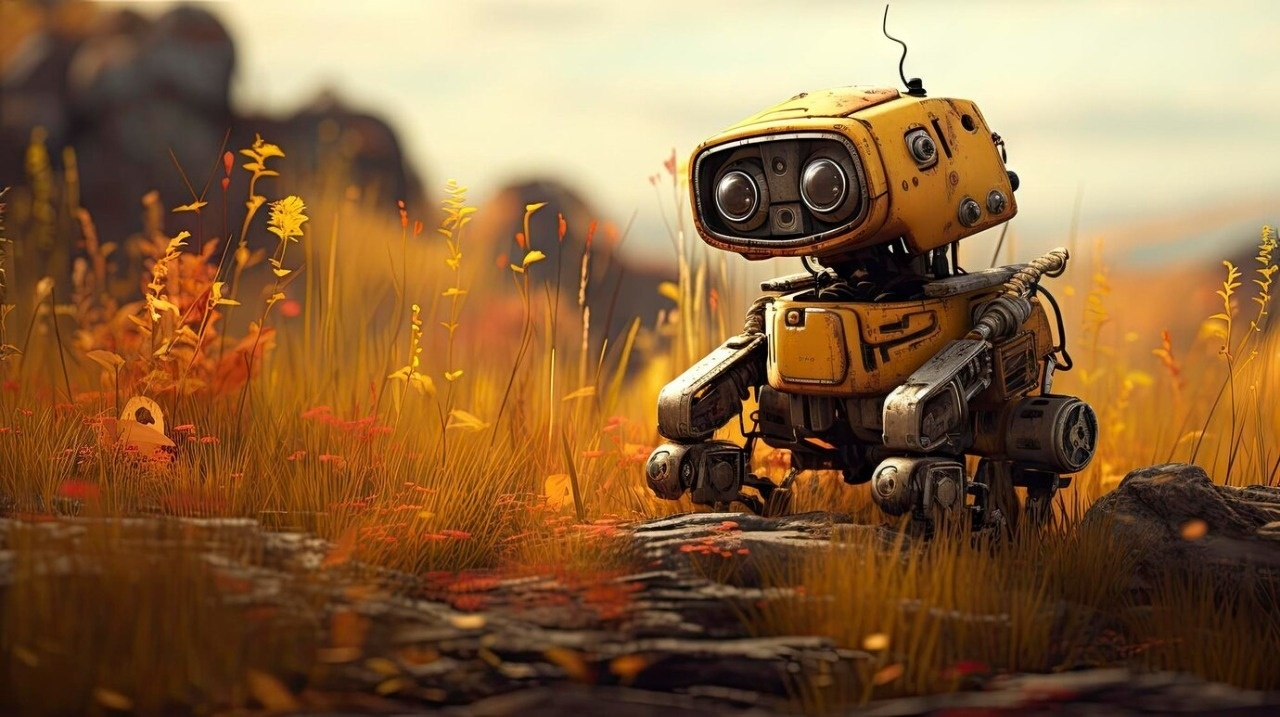
#> input picture assets/robot.jpeg, 1280 x 717 px
$ python main.py
#> lines starting #> are read from the running program, lines starting #| are printed output that depends on the picture; after the words box and inside, x2 and y2 are one past the last pixel; in counts of white or black regions, pixels touching at a corner belong together
### opencv_exe.py
import cv2 as cv
import numpy as np
from matplotlib import pyplot as plt
import glob
import  sys
import  os

img = cv.imread("assets/robot.jpeg")
#> img is the input picture: shape (717, 1280, 3); mean B, G, R 63.2, 100.9, 137.3
height, width = img.shape[:2]
#> height = 717; width = 1280


class Image:
    # [18 lines left out: functions read_image, write_image, not called in this run]

class Shape:
    # [47 lines left out: functions shape, put_text, resize_img, rotate_img, not called in this run]

class Color:
    # [65 lines left out: functions color_transform, histogram, gaussian_blur, image_threshold, not called in this run]


class Video:
    # [60 lines left out: functions video_capture, img_to_video, not called in this run]


class Detection:
    @staticmethod
    def image_face_detection():
        # The name of the folder containing the images
        IMAGE_FOLDER = 'assets/images'
        try:
            image_filename = sys.argv[1]
        except IndexError:
            image_filename = 'person.jpg'  # Default image

        image_path = os.path.join(IMAGE_FOLDER, image_filename)

        # Paths to all Haar Cascade XML files
        face_cascade_path = 'haarcascade_frontalface_default.xml'
        eye_cascade_path = 'haarcascade_eye.xml'
        smile_cascade_path = 'haarcascade_smile.xml'

        # --- 2. Load All Classifiers ---
        face_cascade = cv.CascadeClassifier(face_cascade_path)
        eye_cascade = cv.CascadeClassifier(eye_cascade_path)
        smile_cascade = cv.CascadeClassifier(smile_cascade_path)

        # --- 3. Load Image and Convert to Grayscale ---
        image = cv.imread(image_path)
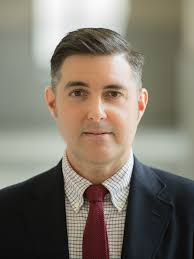
#> input picture assets/images/person.jpg, 194 x 259 px
#> image is the input picture: shape (259, 194, 3); mean B, G, R 107.5, 119.5, 126.9
        if image is None:
            print(f"❌ Error: Could not load image from path: {image_path}")
            sys.exit()

        gray_image = cv.cvtColor(image, cv.COLOR_BGR2GRAY)
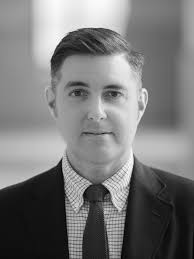
#> gray_image: shape (259, 194); min 0, max 255, mean 120.4

        # --- 4. Detect Faces ---
        faces = face_cascade.detectMultiScale(
            gray_image,
            scaleFactor=1.1,
            minNeighbors=5,
            minSize=(30, 30)
        )
#> faces = [[44, 54, 104, 104]]
        print(f"✅ Found {len(faces)} faces in '{image_filename}'!")
#| ✅ Found 1 faces in 'person.jpg'!

        # --- 5. Loop Through Faces and Detect Features within Each Face ---
        # Loop over each detected face (x, y, width, height)
        for (x, y, w, h) in faces:
            # Draw a green rectangle around the face
            cv.rectangle(image, (x, y), (x + w, y + h), (0, 255, 0), 2)

            # Create a Region of Interest (ROI) for the face in both color and grayscale
            # This means we will only search for eyes and mouths inside this face region
            roi_gray = gray_image[y:y + h, x:x + w]
            roi_color = image[y:y + h, x:x + w]

            # Detect eyes within the face ROI
            eyes = eye_cascade.detectMultiScale(
                roi_gray,
                scaleFactor=1.1,
                minNeighbors=5,
                minSize=(20, 20)
            )
            # Draw blue rectangles around the eyes
            for (ex, ey, ew, eh) in eyes:
                cv.rectangle(roi_color, (ex, ey), (ex + ew, ey + eh), (255, 0, 0), 2)

            # Detect mouth (smile) within the face ROI
            smiles = smile_cascade.detectMultiScale(
                roi_gray,
                scaleFactor=1.7,  # Scale factor is often higher for smiles
                minNeighbors=20,
                minSize=(25, 25)
            )
            # Draw a red rectangle around the mouth
            for (sx, sy, sw, sh) in smiles:
                cv.rectangle(roi_color, (sx, sy), (sx + sw, sy + sh), (0, 0, 255), 2)
#> this loop made 1 pass
#> (x, y, w, h, eyes) on pass 1: (44, 54, 104, 104, [[19, 23, 30, 30], [54, 27, 27, 27]])
#> pass 1, in image_face_detection, `roi_gray = gray_image[y:y + h, x:x + w]`:
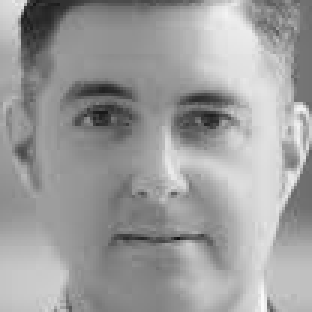
#> roi_gray: shape (104, 104) (shown 3 times larger); min 17, max 251, mean 157
#> pass 1, in image_face_detection, `roi_color = image[y:y + h, x:x + w]`:
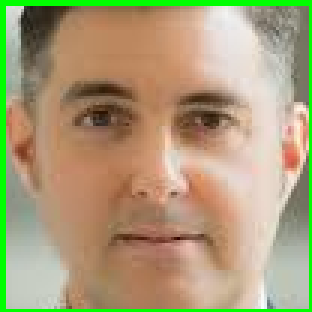
#> roi_color: shape (104, 104, 3) (shown 3 times larger); mean B, G, R 120.4, 157.4, 170.6
#> after the loop:
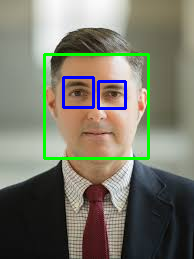
#> image: shape (259, 194, 3); 3.82% of pixels changed, all inside (x1, y1, x2, y2) = (43, 53, 150, 160)
#> after the loop:
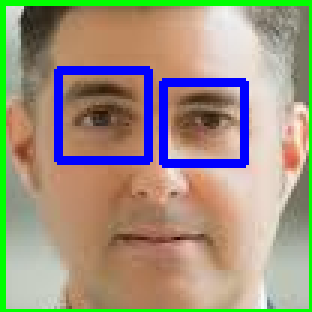
#> roi_color: shape (104, 104, 3) (shown 3 times larger); 6.25% of pixels changed, all inside (x1, y1, x2, y2) = (18, 22, 83, 56)

        # --- 6. Display the final image ---

        cv.imshow("Face and Feature Detection", image)
        cv.waitKey(0)
        cv.destroyAllWindows()

### main.py
from opencv_exe import Shape, Image, Color, Video, Detection

# [25 lines of commented-out code are left out]

detection = Detection()
detection.image_face_detection()
